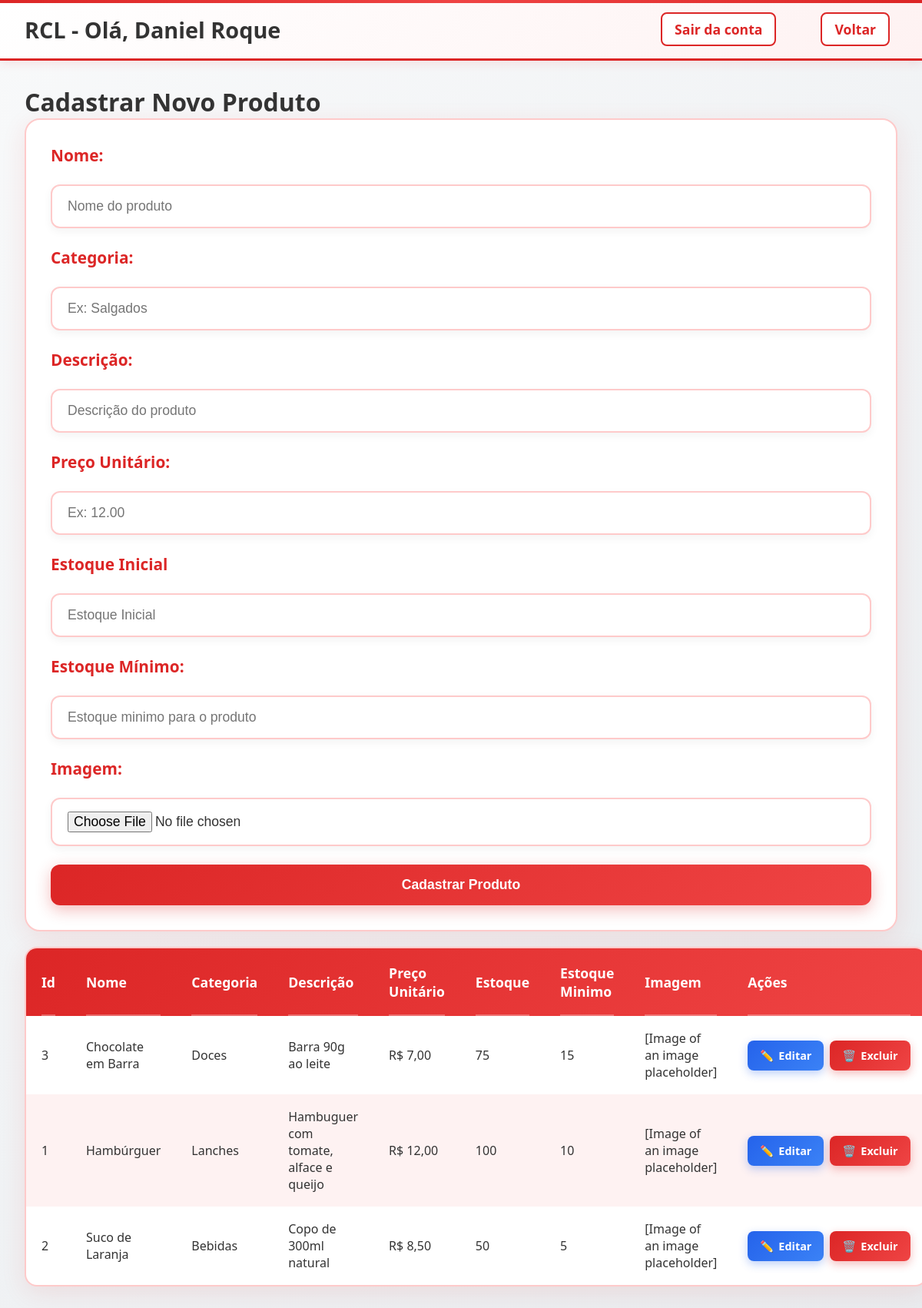
The page /EmployeeLayer/gerenciar_produtos.php (signed in) on the database as committed earlier.
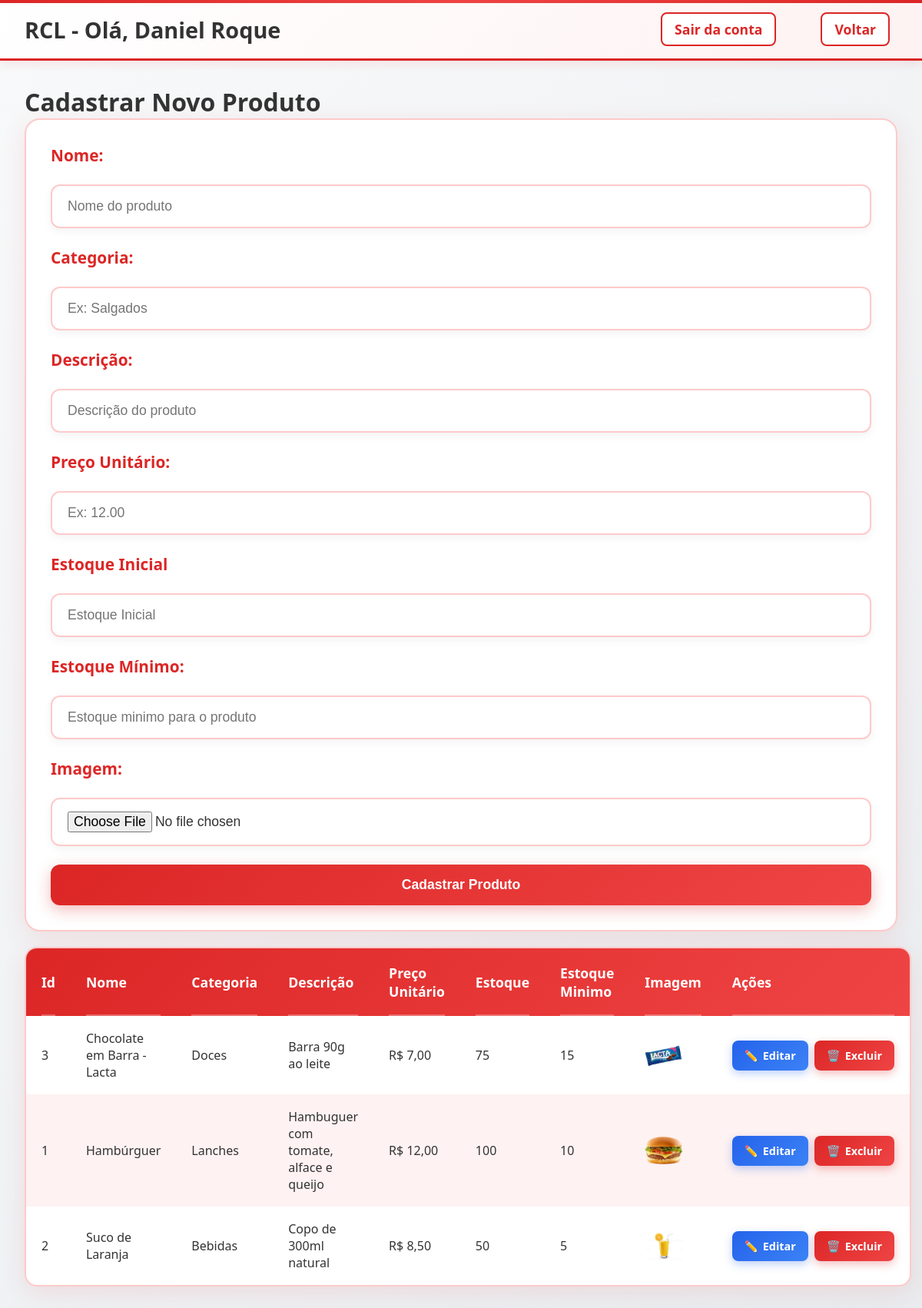
The same page on the database as committed later.
### tables this page shows
CREATE TABLE Produtos (
    id_produto INT AUTO_INCREMENT PRIMARY KEY,
    nome VARCHAR(100) NOT NULL,
    descricao TEXT NOT NULL,
    categoria VARCHAR(100) NOT NULL DEFAULT 'Geral',
    preco_unitario DECIMAL(10,2) NOT NULL,
    estoque INT NOT NULL,
    estoque_minimo INT NOT NULL,
    imagem VARCHAR(225) NOT NULL,
    
    created_by INT NOT NULL,
    created_at DATETIME NOT NULL DEFAULT CURRENT_TIMESTAMP,

    update_by INT NULL, 
    updated_at DATETIME DEFAULT CURRENT_TIMESTAMP ON UPDATE CURRENT_TIMESTAMP,

    CONSTRAINT fk_produtos_created_by 
        FOREIGN KEY (created_by) REFERENCES Funcionarios(id_funcionario)
        ON UPDATE CASCADE
        ON DELETE RESTRICT,

    CONSTRAINT fk_produtos_update_by 
        FOREIGN KEY (update_by) REFERENCES Funcionarios(id_funcionario)
        ON UPDATE CASCADE
        ON DELETE SET NULL 
);

### EmployeeLayer/gerenciar_produtos.php (the view, shortened to what this page needs)
<?php
$em_edicao = false;
$pdo = conectar();
$sql_produtos = "SELECT id_produto, nome, categoria, descricao, preco_unitario, estoque, estoque_minimo, imagem FROM produtos ORDER BY nome";
$produtos = $pdo->query($sql_produtos);
?>
<html lang="pt-BR">
<head>
    <link rel="stylesheet" href="style.css">
</head>
<body>
    <header>
        <div>RCL - Olá, <?php echo $_SESSION['funcionario_nome']?></div>
        <div>
            <a href="../logout.php">Sair da conta</a>
            <a href="home.php">Voltar</a>
        </div>
    </header>
    <main>
        <form method="POST" action="gerenciar_produtos.php<?php if ($em_edicao) echo '?acao=editar&id=' . $produto_edicao['id_produto']; ?>" enctype="multipart/form-data">
            <h1><?php echo $em_edicao ? 'Editar Produto' : 'Cadastrar Novo Produto'; ?></h1>
            <div class="inputs">
                <label for="nome">Nome:</label>
                <input type="text" name="nome" placeholder="Nome do produto" required value="<?php echo htmlspecialchars($produto_edicao['nome'] ?? ''); ?>">
                <label for="categoria">Categoria:</label>
                <input type="text" name="categoria" placeholder="Ex: Salgados" required value="<?php echo htmlspecialchars($produto_edicao['categoria'] ?? ''); ?>">
                <label>Descrição:</label>
                <input type="text" name="descricao" placeholder="Descrição do produto" required value="<?php echo htmlspecialchars($produto_edicao['descricao'] ?? ''); ?>">
                <label>Preço Unitário:</label>
                <input type="number" step="0.01" name="preco_unitario" placeholder="Ex: 12.00" required value="<?php echo htmlspecialchars($produto_edicao['preco_unitario'] ?? ''); ?>">
                <label><?php echo $em_edicao ? 'Estoque Atual (Não pode ser alterado por aqui)' : 'Estoque Inicial'; ?></label>
                <input <?php echo $em_edicao ? 'disabled' : ''; ?> type="number" name="estoque" placeholder="Estoque Inicial" required value="<?php echo htmlspecialchars($produto_edicao['estoque'] ?? ''); ?>">
                <label>Estoque Mínimo:</label>
                <input type="number" name="estoque_minimo" placeholder="Estoque minimo para o produto" required value="<?php echo htmlspecialchars($produto_edicao['estoque_minimo'] ?? ''); ?>">
                <label>Imagem:</label>
                <input
                    type="file"
                    name="imagem_file"
                    id="imagem"
                    accept="image/*"
                    <?php if (!$em_edicao) echo 'required';  ?>
                >
                <button type="submit"><?php echo $em_edicao ? 'Atualizar Produto' : 'Cadastrar Produto'; ?></button>
            </div>
        </form>
        <table>
            <thead>
                <tr>
                    <th>Id</th>
                    <th>Nome</th>
                    <th>Categoria</th>
                    <th>Descrição</th>
                    <th>Preço Unitário</th>
                    <th>Estoque</th>
                    <th>Estoque Minimo</th>
                    <th>Imagem</th>
                    <th>Ações</th>
                </tr>
            </thead>
            <tbody>
                <?php foreach ($produtos as $p): ?>
                <tr>
                    <td><?= htmlspecialchars($p['id_produto']) ?></td>
                    <td><?= htmlspecialchars($p['nome']) ?></td>
                    <td><?= htmlspecialchars($p['categoria']) ?></td>
                    <td><?= htmlspecialchars($p['descricao']) ?></td>
                    <td>R$ <?= number_format((float)$p['preco_unitario'], 2, ',', '.') ?></td>
                    <td><?= htmlspecialchars($p['estoque']) ?></td>
                    <td><?= htmlspecialchars($p['estoque_minimo']) ?></td>
                    <td>
                        <?php if (!empty($p['imagem']) && file_exists($p['imagem'])): ?>
                            <img src="<?= htmlspecialchars($p['imagem']) ?>" alt="Img Prod" style="max-width: 50px; height: auto;">
                        <?php else: ?>
                        [Image of an image placeholder]
                        <?php endif; ?>
                    </td>
                    <td class="actions-cell">
                        <div class="actions-buttons">
                            <a href="gerenciar_produtos.php?acao=editar&id=<?php echo (int)$p['id_produto']; ?>" class="action-btn editar">
                                <span>✏️</span> Editar
                            </a>
                            <a href="gerenciar_produtos.php?acao=excluir&id=<?php echo (int)$p['id_produto']; ?>" class="action-btn excluir" onclick="return confirm('Tem certeza que deseja excluir? Isso também removerá a imagem do servidor.');">
                                <span>🗑️</span> Excluir
                            </a>
                        </div>
                    </td>
                </tr>
                <?php endforeach; ?>
            </tbody>
        </table>
    </main>
</body>
</html>

Rows that differ between the two databases and show on the page:
changed produtos "Doces": nome "Chocolate em Barra" → "Chocolate em Barra - Lacta"; imagem: picture added; no longer shows "[Image of an image placeholder]"
changed produtos "Hambúrguer": imagem: picture added; no longer shows "[Image of an image placeholder]"
changed produtos "Suco de Laranja": imagem: picture added; no longer shows "[Image of an image placeholder]"
